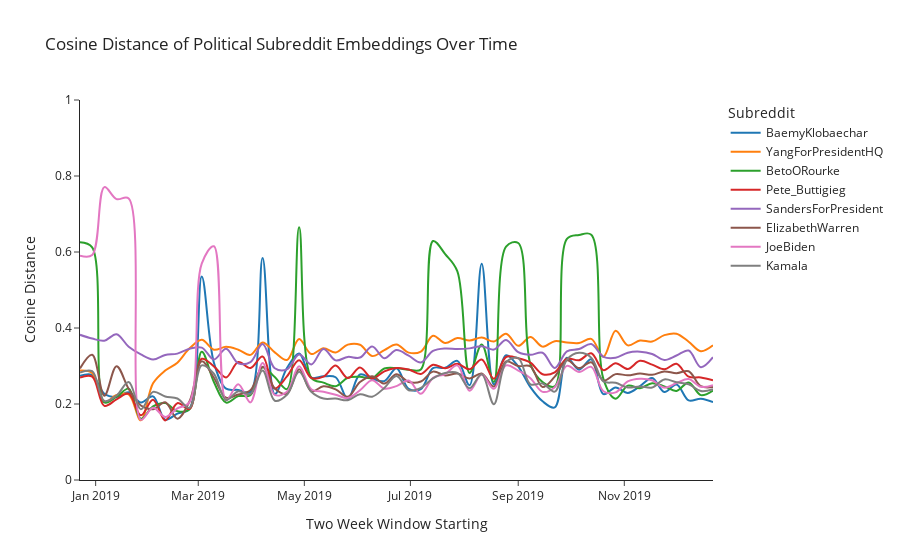

Notebook source saved alongside this figure:
### Code cell
args = {
    "x": "week",
    "y": "avg_dist",
    "color": "subreddit",
    "line_shape": "spline",
    "title":  "Cosine Distance of Political Subreddit Embeddings Over Time",
    "template": "simple_white",
    "labels": {"avg_dist": "Cosine Distance", "week": "Two Week Window Starting", "subreddit": "Subreddit"},
    "range_y": [0,1]
}

fig = px.line(embedding,**args)
# fig.update_layout(
#     annotations=[
#         dict(
#             x="2019-07-28",
#             y=0.89,
#             text="Beto O'Rourke: Donald Trump is a white nationalist",
#         )
#     ]
# )

fig.write_html("visualizations/temporal/{}_cos_dist_over_time.html".format(TIME_FRAME))
fig.show()
